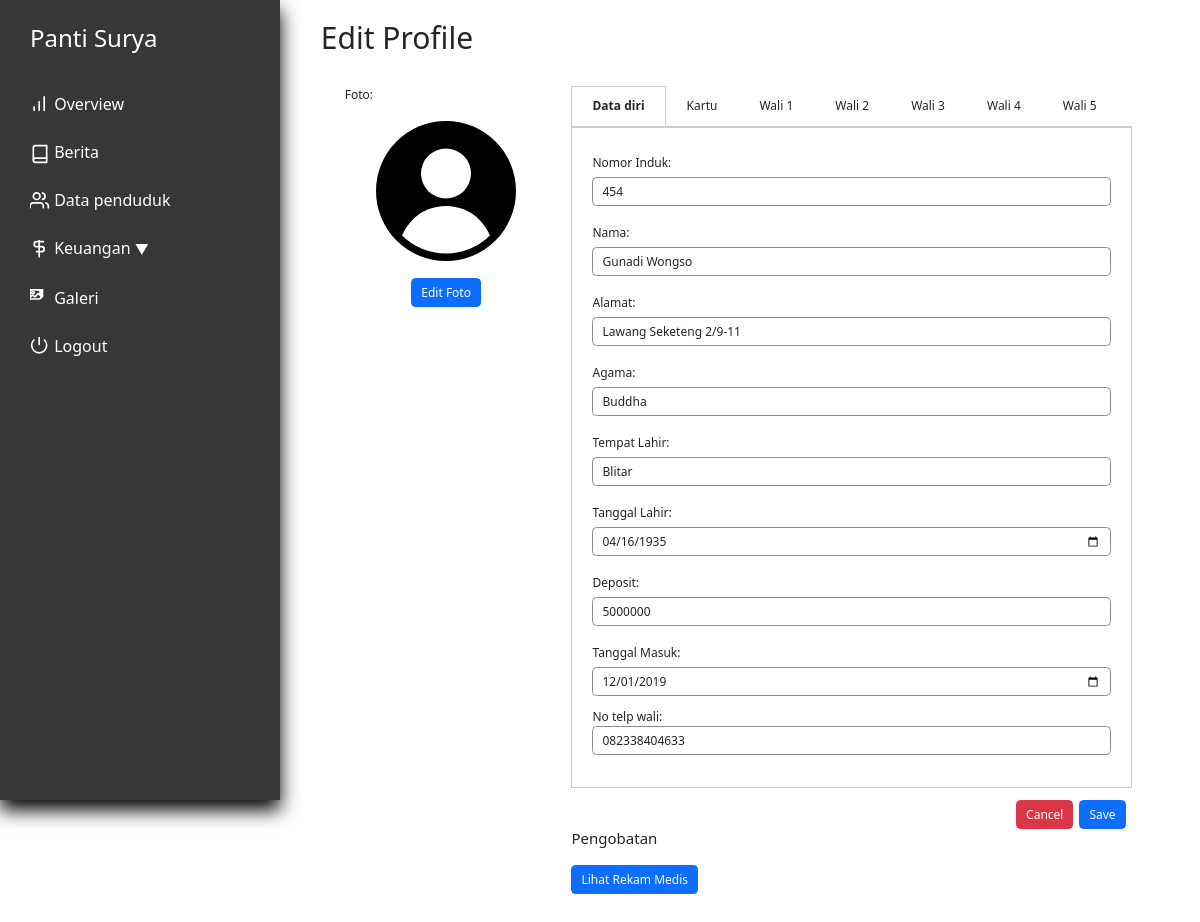
The page /pendudukLihat.php?id=75 (signed in) on the database its author committed.
### tables this page shows
CREATE TABLE `penduduk` (
  `id` int(11) NOT NULL,
  `nama` varchar(250) NOT NULL,
  `alamat` varchar(100) NOT NULL,
  `tanggal_masuk` date DEFAULT NULL,
  `keuangan_pondokkan` int(11) NOT NULL,
  `keuangan_tabungan` int(11) NOT NULL,
  `keuangan_obat` int(11) NOT NULL,
  `keuangan_total` int(11) NOT NULL,
  `profile_picture` varchar(100) NOT NULL,
  `KTP` varchar(100) DEFAULT NULL,
  `KK` varchar(100) DEFAULT NULL,
  `BPJS` varchar(100) DEFAULT NULL,
  `deposit` int(11) DEFAULT NULL,
  `status` tinyint(1) NOT NULL DEFAULT 0,
  `tempat_lahir` varchar(100) NOT NULL DEFAULT '',
  `agama` varchar(15) NOT NULL DEFAULT ' ',
  `tanggal_lahir` date DEFAULT NULL,
  `nomor_induk` int(11) NOT NULL DEFAULT 0,
  `kwitansi_path` varchar(300) DEFAULT NULL,
  `bukti_path` varchar(300) DEFAULT NULL
);

CREATE TABLE `wali` (
  `wali_id` int(11) NOT NULL,
  `penduduk_id` int(11) NOT NULL,
  `nama` varchar(50) NOT NULL,
  `alamat` varchar(100) DEFAULT NULL,
  `agama` varchar(30) NOT NULL,
  `no_telp` varchar(15) NOT NULL,
  `pekerjaan` varchar(100) DEFAULT NULL,
  `hubungan` varchar(100) DEFAULT NULL
);

### utils.php (called while the page is built, shortened)
<?php
class myDB
{
    private $host = "localhost";
    private $username = "root";
    private $password = "";
    private $database = "pantisurya";
    private $db;
    function __construct()
    {
        if ($this->db == null) {
            try {
                $this->db = new PDO("mysql:host=$this->host;dbname=$this->database", $this->username, $this->password);
                $this->db->setAttribute(PDO::ATTR_ERRMODE, PDO::ERRMODE_EXCEPTION);
            } catch (PDOException $e) {
                echo "Connection failed: " . $e->getMessage();
            }
        }
    }
    function getPenduduk($id)
    {
        $query = "SELECT * FROM `penduduk` WHERE id = ? ";
        $res = $this->db->prepare($query);
        $res->execute([$id]);
        return $res;
    }
    function getWali($id){
        $query = "SELECT * FROM `wali` WHERE penduduk_id=?";
        $res = $this->db->prepare($query);
        $res->execute([$id]);
        return $res;
    }
}

### pendudukLihat.php (the view, shortened to what this page needs)
<?php
require "utils.php";
if (isset($_GET["id"])) {
    $id = $_GET["id"];
    $db = new myDB();
    $res = $db->getPenduduk($id);
    $fetch_data = $res->fetch(PDO::FETCH_OBJ);
    $res2 = $db->getWali($id);
    $fetch_wali = $res2->fetchAll(PDO::FETCH_ASSOC);
}
?>
<!DOCTYPE html>
<html lang="en">
<head>
    <?php include "layout/stylejquerynbs5.php" ?>
    <link rel="stylesheet" href="layout/indexstyle.css">
    <link rel="stylesheet" href="layout/stylelihat.css">
    <link rel="stylesheet" href="layout/styleEdit.css">
</head>
<body>
    <div class="app">
        <div class="dashboard">
            <?php include 'nav.php' ?>
            <div class="main">
                <div class="pad">
                    <h1>Edit Profile</h1>
                    <div class="profile-edit" style="padding: 2rem;">
                        <div class="profile">
                            <p >Foto:</p>
                            <img src="svg/abstract-user-flat-3.svg" alt="Fallback SVG" class="fallback-picture">
                            <button type="button" class="btn btn-primary view">Edit Foto</button>
                        </div>
                        <div class="description lr-9">
                            <div class="tab-container">
                                <div class="tab tab-active" data-target="personal">Data diri</div>
                                <div class="tab" data-target="kartu">Kartu</div>
                                <div class="tab" data-target="wali1"> Wali 1</div>
                                <div class="tab" data-target="wali2"> Wali 2</div>
                                <div class="tab" data-target="wali3"> Wali 3</div>
                                <div class="tab" data-target="wali4"> Wali 4</div>
                                <div class="tab" data-target="wali5"> Wali 5</div>
                            </div>
                        <form action="" method="post" enctype="multipart/form-data">
                            <div class="tab-content tab-content-active" id="personal">
                                <div class="mb-3">
                                    <label for="nama" class="col-form-label">Nomor Induk:</label>
                                    <input type="text" class="form-control" id="noinduk" name="noinduk"
                                        value="<?php echo $fetch_data->nomor_induk; ?>">
                                </div>
                                <div class="mb-3">
                                    <label for="nama" class="col-form-label">Nama:</label>
                                    <input type="text" class="form-control" id="nama" name="nama"
                                        value="<?php echo $fetch_data->nama; ?>">
                                </div>
                                <div class="mb-3">
                                    <label for="alamat" class="col-form-label">Alamat:</label>
                                    <input type="text" class="form-control" id="alamat" name="alamat"
                                        value="<?php echo $fetch_data->alamat; ?>">
                                </div>
                                <div class="mb-3">
                                    <label for="agama" class="col-form-label">Agama:</label>
                                    <input type="text" class="form-control" id="agama" name="agama"
                                        value="<?php echo $fetch_data->agama; ?>">
                                </div>
                                <div class="mb-3">
                                    <label for="tempatlahir" class="col-form-label">Tempat Lahir:</label>
                                    <input type="text" class="form-control" id="tempatlahir" name="tempatlahir"
                                        value="<?php echo $fetch_data->tempat_lahir; ?>">
                                </div>
                                <div class="mb-3">
                                    <label for="tanggallahir" class="col-form-label">Tanggal Lahir:</label>
                                    <input type="date" class="form-control" id="tanggallahir" name="tanggallahir"
                                        value="<?php echo $fetch_data->tanggal_lahir; ?>">
                                </div>
                                <div class="mb-3">
                                    <label for="deposit" class="col-form-label">Deposit:</label>
                                    <input type="number" min="0" step="1" class="form-control" id="deposit" name="deposit"
                                        value="<?php echo $fetch_data->deposit; ?>">
                                </div>
                                <div class="mb-3">
                                    <label for="tanggalmasuk" class="col-form-label">Tanggal Masuk:</label>
                                    <input type="date" class="form-control" id="tanggalmasuk" name="tanggalmasuk"
                                        value="<?php echo $fetch_data->tanggal_masuk; ?>">
                                </div>
                                <div class="mb-3">
                                    <label for="noTelpon" class="row-form-label">No telp wali:</label>
                                    <input type="text" class="form-control" id="notelpwali" name=""
                                        value="<?php echo !empty($fetch_wali[0]['no_telp'])?$fetch_wali[0]['no_telp']:"-"; ?>" disabled>
                                </div>
                            </div>
                            <div class="view d-grid gap-2 d-md-flex justify-content-md-end">
                                <a href="penduduk.php" class="btn btn-danger" type="button" id="back">Cancel</a>
                                <button class="btn btn-primary me-md-2" type="submit" name="edit">Save</button>
                            </div>
                        </form>
                        <h5>Pengobatan</h5>
                        <a href="laporanobat.php?id=<?php echo $id ?>"><button type="button" class="btn btn-primary view">Lihat Rekam Medis</button></a>
                    </div>
                    </div>
                </div>
            </div>
        </div>
    </div>
</body>
</html>

### layout/indexstyle.css (style rules this page uses)
:root { --side-nav-width: 280px; --bs-border-color: #8a8e91; font-family: 'Roboto', sans-serif; }
* { box-sizing: border-box; margin: 0; padding: 0; }
.pad { padding: 1.7rem; }
.dashboard { display: flex; flex-direction: row; gap: 1.7rem; }
.main { flex: 1; min-height: 100vh; }
@media (max-width: 1366px) { html { font-size: 75%; } }

### layout/stylelihat.css (style rules this page uses)
.profile { display: flex; justify-content: center; align-items: center; flex-direction: column; width: 25%; }
.profile p { align-self: flex-start; }
.main { position: relative; }
.profile img { max-width: 150px; max-height: 150px; }
.description { flex: 1; }
.lr-9 { padding-left: 2rem; padding-right: 2rem; }
.view { margin-top: 1rem; }

### layout/styleEdit.css (style rules this page uses)
.profile-edit { display: flex; flex-direction: row; align-items: flex-start; }
.tab-container { border-bottom: 1px solid #ccc; display: flex; }
.tab { padding: 10px 20px; cursor: pointer; border: 1px solid transparent; border-bottom: none; transition: color 0.3s, border 0.3s; }
.tab-active { border: 1px solid #ccc; border-bottom: 1px solid white; background-color: white; font-weight: bold; }
.tab-content { display: none; padding: 20px; border: 1px solid #ccc; }
.tab-content-active { display: block; }

### pendudukLihat.php (style rules this page uses)
.fallback-picture { display: none; border-radius: 50%; width: 200px; height: 200px; }
.mb-3 input:disabled { background-color: white; }

### rows shown on the page
penduduk: noinduk "454", nama "Gunadi Wongso", alamat "Lawang Seketeng 2/9-11", agama "Buddha", tempatlahir "Blitar", tanggallahir "04/16/1935", deposit "5000000", tanggalmasuk "12/01/2019"
wali: no_telp "082338404633"
